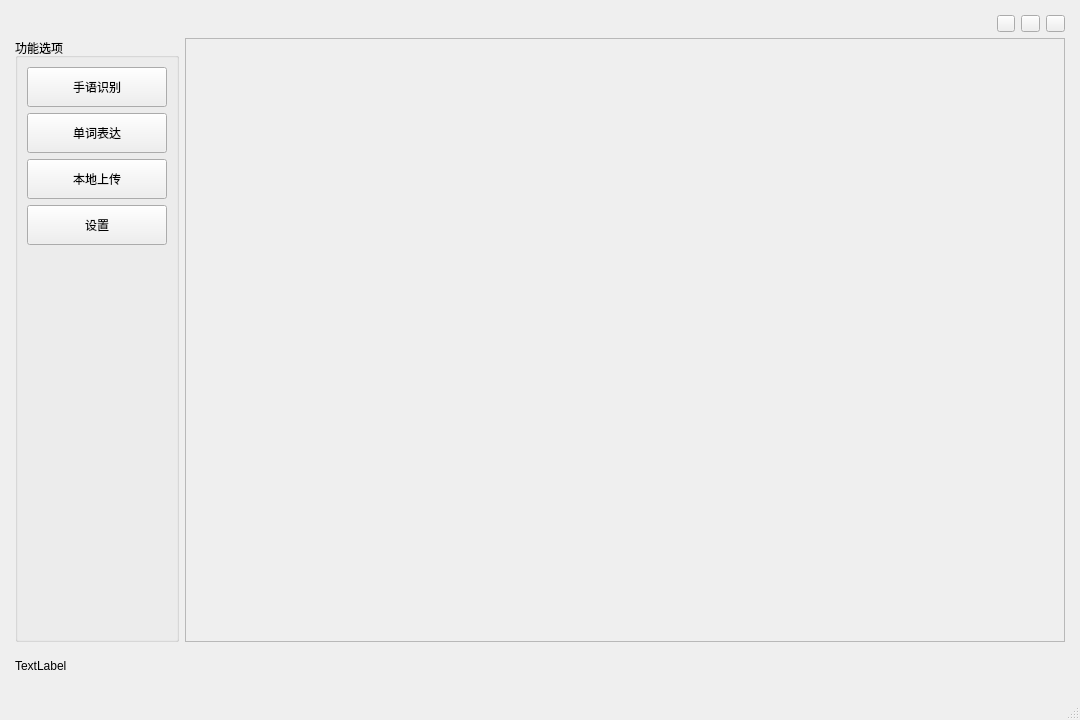
<?xml version="1.0" encoding="UTF-8"?>
<ui version="4.0">
 <class>MainWindow</class>
 <widget class="QMainWindow" name="MainWindow">
  <property name="geometry">
   <rect>
    <x>0</x>
    <y>0</y>
    <width>1080</width>
    <height>720</height>
   </rect>
  </property>
  <property name="windowTitle">
   <string>MainWindow</string>
  </property>
  <widget class="QWidget" name="centralwidget">
   <layout class="QGridLayout" name="gridLayout_2">
    <property name="leftMargin">
     <number>15</number>
    </property>
    <property name="topMargin">
     <number>15</number>
    </property>
    <property name="rightMargin">
     <number>15</number>
    </property>
    <property name="bottomMargin">
     <number>15</number>
    </property>
    <item row="0" column="0">
     <layout class="QGridLayout" name="gridLayout">
      <item row="1" column="0">
       <widget class="QGroupBox" name="group_box">
        <property name="minimumSize">
         <size>
          <width>0</width>
          <height>0</height>
         </size>
        </property>
        <property name="maximumSize">
         <size>
          <width>165</width>
          <height>16777215</height>
         </size>
        </property>
        <property name="title">
         <string>功能选项</string>
        </property>
        <layout class="QVBoxLayout" name="verticalLayout">
         <item>
          <widget class="QPushButton" name="CSL_to_word_btn">
           <property name="minimumSize">
            <size>
             <width>100</width>
             <height>40</height>
            </size>
           </property>
           <property name="maximumSize">
            <size>
             <width>200</width>
             <height>80</height>
            </size>
           </property>
           <property name="text">
            <string>手语识别</string>
           </property>
          </widget>
         </item>
         <item>
          <widget class="QPushButton" name="word_to_CSL_btn">
           <property name="minimumSize">
            <size>
             <width>100</width>
             <height>40</height>
            </size>
           </property>
           <property name="maximumSize">
            <size>
             <width>200</width>
             <height>80</height>
            </size>
           </property>
           <property name="text">
            <string>单词表达</string>
           </property>
          </widget>
         </item>
         <item>
          <widget class="QPushButton" name="CSL_to_word_local_btn">
           <property name="minimumSize">
            <size>
             <width>100</width>
             <height>40</height>
            </size>
           </property>
           <property name="maximumSize">
            <size>
             <width>200</width>
             <height>80</height>
            </size>
           </property>
           <property name="text">
            <string>本地上传</string>
           </property>
          </widget>
         </item>
         <item>
          <widget class="QPushButton" name="setting_btn">
           <property name="sizePolicy">
            <sizepolicy hsizetype="Preferred" vsizetype="Preferred">
             <horstretch>0</horstretch>
             <verstretch>0</verstretch>
            </sizepolicy>
           </property>
           <property name="minimumSize">
            <size>
             <width>100</width>
             <height>40</height>
            </size>
           </property>
           <property name="maximumSize">
            <size>
             <width>200</width>
             <height>100</height>
            </size>
           </property>
           <property name="text">
            <string>设置</string>
           </property>
          </widget>
         </item>
         <item>
          <spacer name="verticalSpacer">
           <property name="orientation">
            <enum>Qt::Vertical</enum>
           </property>
           <property name="sizeHint" stdset="0">
            <size>
             <width>118</width>
             <height>394</height>
            </size>
           </property>
          </spacer>
         </item>
        </layout>
       </widget>
      </item>
      <item row="2" column="0" colspan="5">
       <widget class="QLabel" name="message_textbox">
        <property name="minimumSize">
         <size>
          <width>0</width>
          <height>35</height>
         </size>
        </property>
        <property name="maximumSize">
         <size>
          <width>16777215</width>
          <height>35</height>
         </size>
        </property>
        <property name="text">
         <string>TextLabel</string>
        </property>
        <property name="alignment">
         <set>Qt::AlignLeading|Qt::AlignLeft|Qt::AlignVCenter</set>
        </property>
        <property name="wordWrap">
         <bool>false</bool>
        </property>
       </widget>
      </item>
      <item row="0" column="3">
       <widget class="QPushButton" name="maximize_btn">
        <property name="sizePolicy">
         <sizepolicy hsizetype="Preferred" vsizetype="Preferred">
          <horstretch>0</horstretch>
          <verstretch>0</verstretch>
         </sizepolicy>
        </property>
        <property name="minimumSize">
         <size>
          <width>15</width>
          <height>15</height>
         </size>
        </property>
        <property name="maximumSize">
         <size>
          <width>20</width>
          <height>20</height>
         </size>
        </property>
        <property name="text">
         <string/>
        </property>
       </widget>
      </item>
      <item row="0" column="0" colspan="2">
       <spacer name="horizontalSpacer">
        <property name="orientation">
         <enum>Qt::Horizontal</enum>
        </property>
        <property name="sizeHint" stdset="0">
         <size>
          <width>978</width>
          <height>17</height>
         </size>
        </property>
       </spacer>
      </item>
      <item row="0" column="4">
       <widget class="QPushButton" name="close_btn">
        <property name="sizePolicy">
         <sizepolicy hsizetype="Preferred" vsizetype="Preferred">
          <horstretch>0</horstretch>
          <verstretch>0</verstretch>
         </sizepolicy>
        </property>
        <property name="minimumSize">
         <size>
          <width>15</width>
          <height>15</height>
         </size>
        </property>
        <property name="maximumSize">
         <size>
          <width>20</width>
          <height>20</height>
         </size>
        </property>
        <property name="text">
         <string/>
        </property>
       </widget>
      </item>
      <item row="0" column="2">
       <widget class="QPushButton" name="minimize_btn">
        <property name="sizePolicy">
         <sizepolicy hsizetype="Preferred" vsizetype="Preferred">
          <horstretch>0</horstretch>
          <verstretch>0</verstretch>
         </sizepolicy>
        </property>
        <property name="minimumSize">
         <size>
          <width>15</width>
          <height>15</height>
         </size>
        </property>
        <property name="maximumSize">
         <size>
          <width>20</width>
          <height>20</height>
         </size>
        </property>
        <property name="text">
         <string/>
        </property>
       </widget>
      </item>
      <item row="1" column="1" colspan="4">
       <widget class="QFrame" name="main_window">
        <property name="minimumSize">
         <size>
          <width>0</width>
          <height>0</height>
         </size>
        </property>
        <property name="frameShape">
         <enum>QFrame::StyledPanel</enum>
        </property>
        <property name="frameShadow">
         <enum>QFrame::Raised</enum>
        </property>
       </widget>
      </item>
     </layout>
    </item>
   </layout>
  </widget>
  <widget class="QStatusBar" name="statusbar"/>
 </widget>
 <resources/>
 <connections/>
</ui>
